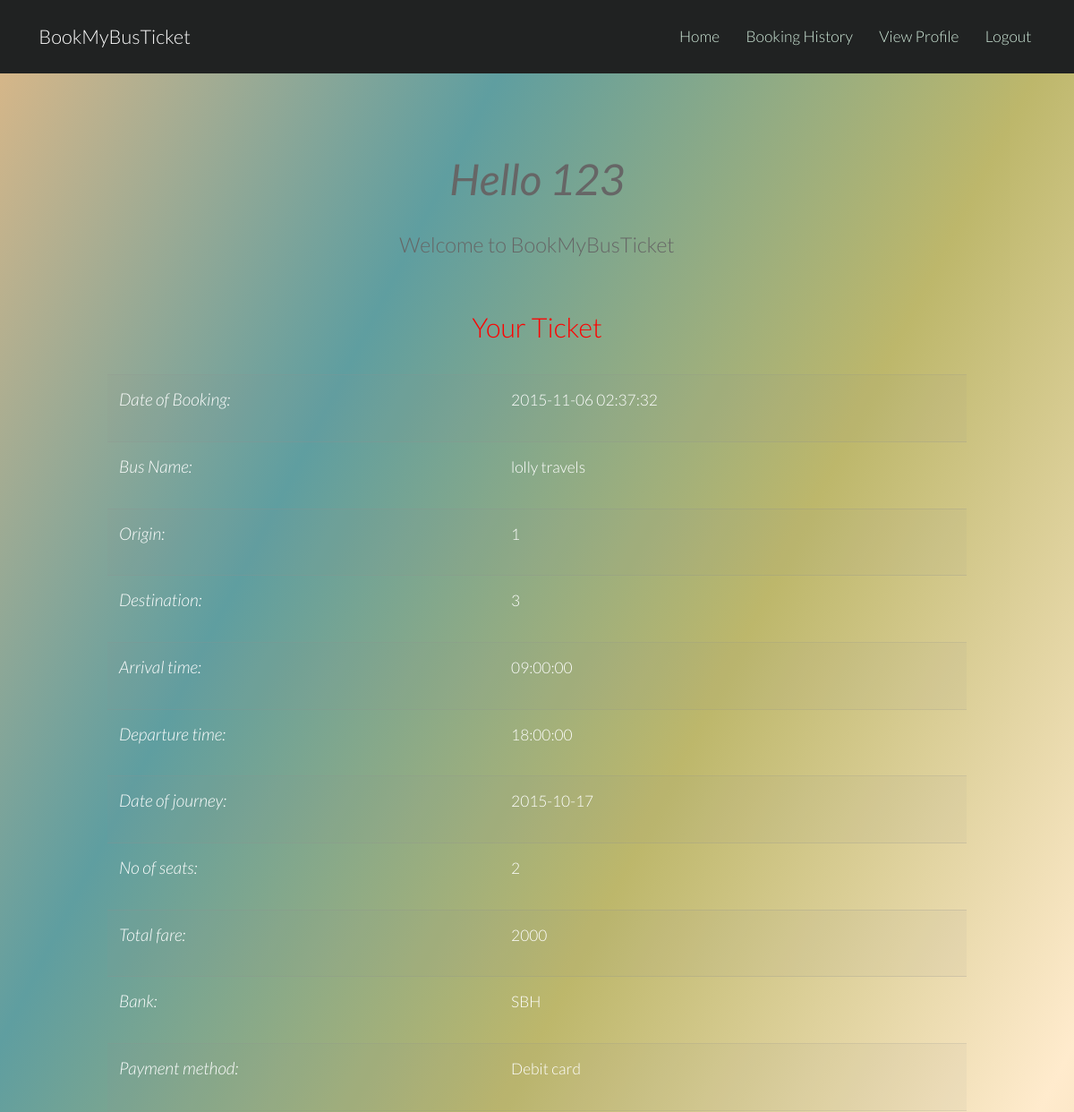
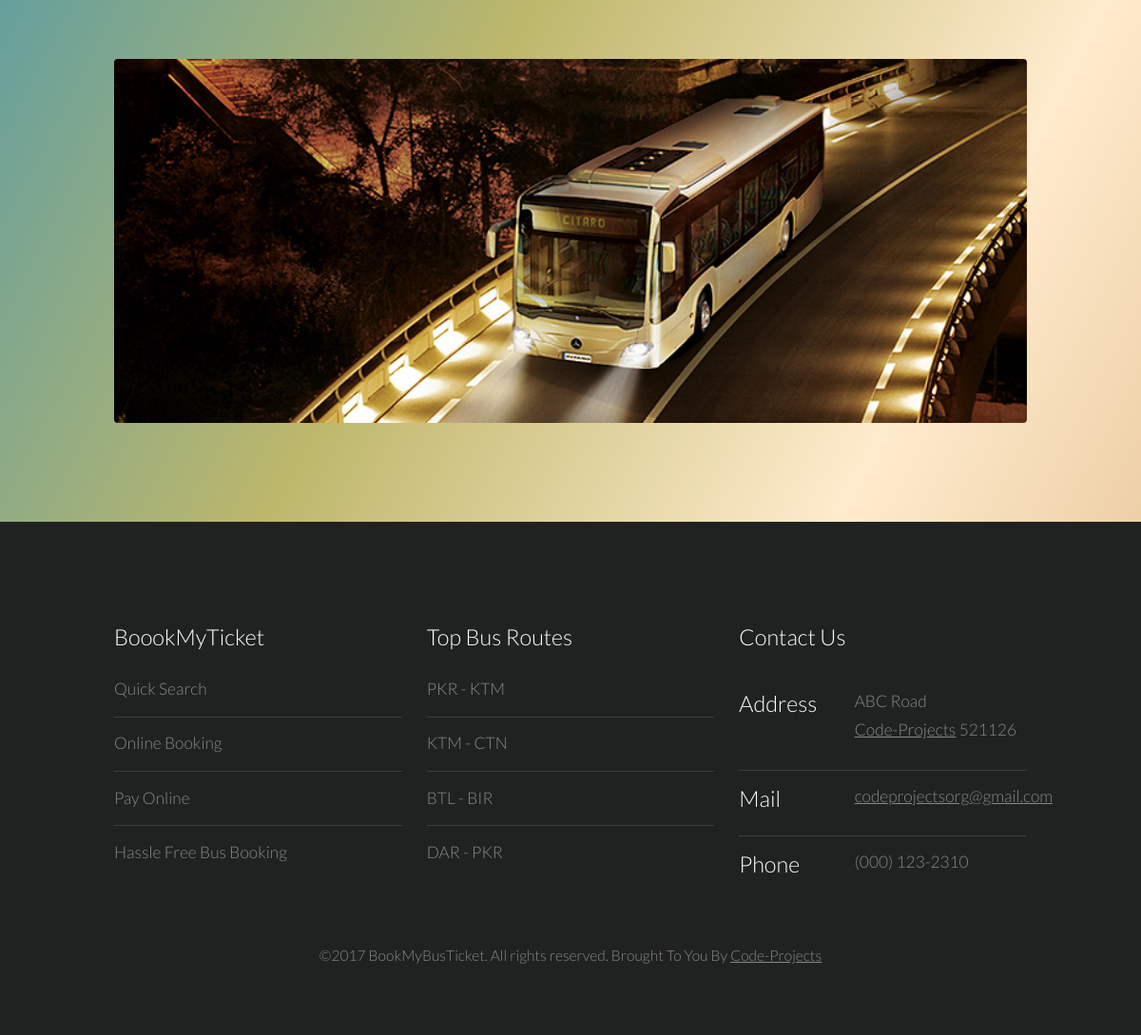
The app's page /view_ticket1.php?id=7 (signed in) with its own data (2 pictures, top to bottom).
### tables this page shows
CREATE TABLE `booking` (
  `Booking_id` int(11) NOT NULL,
  `UserID` int(10) NOT NULL,
  `Date` timestamp NOT NULL DEFAULT CURRENT_TIMESTAMP,
  `Bus_id` int(11) NOT NULL,
  `Seats_no` int(11) NOT NULL,
  `Total_fare` double NOT NULL,
  `Bank` varchar(200) NOT NULL,
  `Payment_method` varchar(200) NOT NULL
);

CREATE TABLE `bus` (
  `Id` int(11) NOT NULL,
  `Name` varchar(200) NOT NULL,
  `Origin` varchar(200) NOT NULL,
  `Destination` varchar(200) NOT NULL,
  `Seats` int(11) NOT NULL,
  `Arrival_time` time NOT NULL,
  `Departure_time` time NOT NULL,
  `Date` date NOT NULL,
  `Fare` double NOT NULL
);

### view_ticket1.php (the view, shortened to what this page needs)
<!DOCTYPE html>
<html lang="en">
	<head>
	</head>
	<body style="background:-webkit-linear-gradient(left top,BurlyWood,Chocolate,Darkkhaki,BlanchedAlmond,BurlyWood); background: linear-gradient(to bottom right,BurlyWood,CadetBlue,Darkkhaki,BlanchedAlmond,BurlyWood);">
			<header id="header">
				<h1><a href="index.php">BookMyBusTicket</a></h1>
				<nav id="nav">
					<ul>
						<li><a href="generic.php">Home</a></li>
						<li><a href="history1.php">Booking History</a></li>
						<li><a href="profile.php">View Profile</a></li>
						<li><a href="logout.php">Logout</a></li>
					</ul>
				</nav>
			</header>
			<div class="container">
			<section id="main" class="wrapper">
				<div class="container">
					<header class="major">
						<center><i><font  size="35"><strong>Hello <?php echo $_SESSION['user']?></font></i></strong></center>
						<br>
						<h3>Welcome to BookMyBusTicket</h3>
					</header>
				</div>
<center>	<h2>Your Ticket</h2> </center>
<?php
$sel="SELECT * FROM `booking` where Booking_id='".$_GET['id']."'" ;
$str= mysql_query($sel);
$rows= mysql_num_rows($str);
if($rows==0 || $rows>1)
{
	header('Refresh:5; url=generic.php');
	echo '<h3 style= "text-align:center;"> <font color="red">Data Base Error </font></h3>';
	echo "<br>";
	echo '<p style= "text-align:center">Redirecting to the home page in 5 seconds</p>';
}
else
{
	while($row=mysql_fetch_array($str))
{
	$query2="SELECT * FROM `bus` where Id='".$row['Bus_id']."'" ;
	$str1= mysql_query($query2);
	$row2= mysql_fetch_array($str1);
	echo '<div class="container">';
	echo '<table style="width:100%" align="center">';
	echo "<tr>";
		echo "<td>";
		echo '<h4> <i>Date of Booking:</i></h4>';
		echo "</td>";
		echo "<td>";
		echo $row['Date'];
		echo "</td>";
	echo "</tr>";
	echo "<tr>";
		echo "<td>";
		echo '<h4> <i>Bus Name:</i></h4>';
		echo "</td>";
		echo "<td>";
		echo $row2['Name'];
		echo "</td>";
	echo "</tr>";
	echo "<tr>";
		echo "<td>";
		echo '<h4> <i>Origin:</i></h4>';
		echo "</td>";
		echo "<td>";
		echo $row2['Origin'];
		echo "</td>";
	echo "</tr>";
	echo "<tr>";
		echo "<td>";
		echo '<h4> <i>Destination:</i></h4>';
		echo "</td>";
		echo "<td>";
		echo $row2['Destination'];
		echo "</td>";
	echo "</tr>";
	echo "<tr>";
		echo "<td>";
		echo '<h4> <i>Arrival time:</i></h4>';
		echo "</td>";
		echo "<td>";
		echo $row2['Arrival_time'];
		echo "</td>";
	echo "</tr>";
	echo "<tr>";
		echo "<td>";
		echo '<h4> <i>Departure time:</i></h4>';
		echo "</td>";
		echo "<td>";
		echo $row2['Departure_time'];
		echo "</td>";
	echo "</tr>";
	echo "<tr>";
		echo "<td>";
		echo '<h4> <i>Date of journey:</i></h4>';
		echo "</td>";
		echo "<td>";
		echo $row2['Date'];
		echo "</td>";
	echo "</tr>";
	echo "<tr>";
		echo "<td>";
		echo '<h4> <i>No of seats:</i></h4>';
		echo "</td>";
		echo "<td>";
		echo $row['Seats_no'];
		echo "</td>";
	echo "</tr>";
	echo "<tr>";
		echo "<td>";
		echo '<h4> <i>Total fare:</i></h4>';
		echo "</td>";
		echo "<td>";
		echo $row['Total_fare'];
		echo "</td>";
	echo "</tr>";
	echo "<tr>";
		echo "<td>";
		echo '<h4> <i>Bank:</i></h4>';
		echo "</td>";
		echo "<td>";
		echo $row['Bank'];
		echo "</td>";
	echo "</tr>";
	echo "<tr>";
		echo "<td>";
		echo '<h4> <i>Payment method:</i></h4>';
		echo "</td>";
		echo "<td>";
		echo $row['Payment_method'];
		echo "</td>";
	echo "</tr>";
	echo "</table>";
	echo "</div>";
}
}
?>
<br>
<a href="#" class="image fit"><img src="images1/bus3.jpg" alt="" /></a>
</div>
		<footer id="footer">
				<div class="container">
					<div class="row">
						<section class="4u 6u(medium) 12u$(small)">
							<h3>BoookMyTicket</h3>
							<ul class="alt">
								<li>Quick Search</li>
								<li>Online Booking</li>
								<li>Pay Online</li>
								<li>Hassle Free Bus Booking</li>
							</ul>
						</section>
						<section class="4u 6u$(medium) 12u$(small)">
							<h3>Top Bus Routes</h3>
							<ul class="alt">
								<li>PKR - KTM</li>
								<li>KTM - CTN</li>
								<li>BTL - BIR</li>
								<li>DAR - PKR</li>
							</ul>
						</section>
					<section class="4u$ 12u$(medium) 12u$(small)">
							<h3>Contact Us</h3>
							<ul class="tabular">
								<li>
									<h3>Address</h3>
									ABC Road<br>
									<a href="https://code-projects.org/">Code-Projects</a> 521126
								</li>
								<li>
									<h3>Mail</h3>
									<a href="#">codeprojectsorg@gmail.com</a>
								</li>
								<li>
									<h3>Phone</h3>
									(000) 123-2310
								</li>
							</ul>
						</section>
					</div>
					<ul class="copyright">
						<li>&copy;2017 BookMyBusTicket. All rights reserved. Brought To You By <a href="https://code-projects.org/">Code-Projects</a></li>
					</ul>
				</div>
			</footer>
	</body>
</html>

### css/style.css (style rules this page uses)
body { background: #fff; }
body, input, select, textarea { color: #444; font-family: "Lato", Helvetica, sans-serif; font-size: 15pt; font-weight: 300; line-height: 1.65em; }
a { color: #4dac71; text-decoration: underline; }
strong, b { color: #666; font-weight: 400; }
em, i { font-style: italic; }
h1, h2, h3, h4, h5, h6 { color: #666; font-weight: 300; line-height: 1em; margin: 0 0 1em 0; }
h1 a, h2 a, h3 a, h4 a, h5 a, h6 a { color: inherit; text-decoration: none; }
h2 { font-size: 1.75em; line-height: 1.5em; }
h3 { font-size: 1.35em; line-height: 1.5em; }
h4 { font-size: 1.1em; line-height: 1.5em; }
header.major { text-align: center; margin-bottom: 3em; }
.image { border-radius: 4px; border: 0; display: inline-block; position: relative; }
.image img { border-radius: 4px; display: block; }
.image.fit { display: block; margin: 0 0 2em 0; width: 100%; }
.image.fit img { width: 100%; }
ul { list-style: disc; margin: 0 0 2em 0; padding-left: 1em; }
ul li { padding-left: 0.5em; }
ul.alt { list-style: none; padding-left: 0; }
ul.alt li { border-top: solid 1px rgba(144, 144, 144, 0.25); padding: 0.8em 0; }
ul.alt li:first-child { border-top: 0; padding-top: 0; }
ul.tabular { list-style: outside none none; padding: 0px; }
ul.tabular li { border-top: solid 1px rgba(144, 144, 144, 0.25); line-height: 1.75em; margin: 1.5em 0px 0px; padding-left: 7em; padding-top: 12px; position: relative; }
ul.tabular li:first-child { border-top: 0; margin-top: 0; }
ul.tabular li h3 { left: 0px; position: absolute; text-align: center; top: 12px; vertical-align: top; width: 1em; }
table { margin: 0 0 2em 0; width: 100%; }
table tbody tr { border: solid 1px rgba(144, 144, 144, 0.25); border-left: 0; border-right: 0; }
table tbody tr:nth-child(2n + 1) { background-color: rgba(144, 144, 144, 0.075); }
table td { padding: 0.75em 0.75em; }
#header { background-color: #202222; color: #ffffff; cursor: default; height: 4.75em; line-height: 4.75em; width: 100%; z-index: 10000; }
#header h1 { color: #ffffff; height: inherit; left: 2.5em; line-height: inherit; margin: 0; padding: 0; position: absolute; top: 0; }
#header h1 a { font-size: 1.25em; }
#header nav { height: inherit; line-height: inherit; position: absolute; right: 2.75em; top: 0; vertical-align: middle; }
#header nav > ul { list-style: none; margin: 0; padding-left: 0; }
#header nav > ul > li { border-radius: 4px; display: inline-block; margin-left: 1.5em; padding-left: 0; }
#header nav > ul > li a { -moz-transition: color 0.2s ease-in-out; -webkit-transition: color 0.2s ease-in-out; -o-transition: color 0.2s ease-in-out; -ms-transition: color 0.2s ease-in-out; transition: color 0.2s ease-in-out; color: #cee8d8; display: inline-block; text-decoration: none; }
#header nav > ul > li:first-child { margin-left: 0; }
.wrapper { padding: 6em 0em 4em; }
#footer { background: #202222; color: #888; padding: 6em 0em 4em; }
#footer h2, #footer h3, #footer h4 { color: #ffffff; }
#footer a { -moz-transition: all 0.2s ease-in-out; -webkit-transition: all 0.2s ease-in-out; -o-transition: all 0.2s ease-in-out; -ms-transition: all 0.2s ease-in-out; transition: all 0.2s ease-in-out; color: #888; }
#footer .copyright { font-size: 0.9em; margin: 2em 0 0 0; padding: 0; text-align: center; }
#footer .copyright li { border-left: solid 1px rgba(144, 144, 144, 0.25); display: inline-block; list-style: none; margin-left: 1.5em; padding-left: 1.5em; }
#footer .copyright li:first-child { border-left: 0; margin-left: 0; padding-left: 0; }

### css/style-xlarge.css (style rules this page uses)
body, input, select, textarea { font-size: 13pt; }

### css/style-large.css (style rules this page uses)
body, input, select, textarea { font-size: 13pt; }

### view_ticket1.php (style rules this page uses)
h2 { color:red; }
h4 { color:white; }
td { color:white; }

### records on screen
booking: Date "2015-11-06 02:37:32", Bus.Name "lolly travels", Bus.Origin "1", Bus.Destination "3", Bus.Arrival_time "09:00:00", Bus.Departure_time "18:00:00", Bus.Date "2015-10-17", Seats_no "2", Total_fare "2000", Bank "SBH", Payment_method "Debit card"

### other values on screen
$_SESSION['user'] "123"
